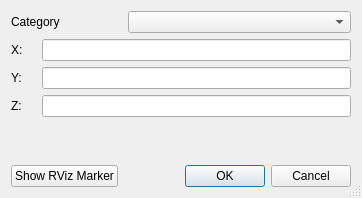
<?xml version="1.0" encoding="UTF-8"?>
<ui version="4.0">
 <class>Dialog</class>
 <widget class="QDialog" name="Dialog">
  <property name="geometry">
   <rect>
    <x>0</x>
    <y>0</y>
    <width>362</width>
    <height>198</height>
   </rect>
  </property>
  <property name="windowTitle">
   <string>Refine Artifact</string>
  </property>
  <property name="sizeGripEnabled">
   <bool>true</bool>
  </property>
  <layout class="QGridLayout" name="gridLayout_3">
   <item row="0" column="0">
    <layout class="QVBoxLayout" name="verticalLayout">
     <item>
      <layout class="QHBoxLayout" name="horizontalLayout" stretch="1,2">
       <item>
        <widget class="QLabel" name="label_7">
         <property name="minimumSize">
          <size>
           <width>75</width>
           <height>0</height>
          </size>
         </property>
         <property name="text">
          <string>Category</string>
         </property>
        </widget>
       </item>
       <item>
        <widget class="QComboBox" name="categoryComboBox"/>
       </item>
      </layout>
     </item>
     <item>
      <layout class="QHBoxLayout" name="horizontalLayout_2">
       <item>
        <widget class="QLabel" name="label_2">
         <property name="minimumSize">
          <size>
           <width>25</width>
           <height>0</height>
          </size>
         </property>
         <property name="text">
          <string>X:</string>
         </property>
        </widget>
       </item>
       <item>
        <widget class="QLineEdit" name="xCoordEdit">
         <property name="alignment">
          <set>Qt::AlignRight|Qt::AlignTrailing|Qt::AlignVCenter</set>
         </property>
        </widget>
       </item>
      </layout>
     </item>
     <item>
      <layout class="QHBoxLayout" name="horizontalLayout_3">
       <item>
        <widget class="QLabel" name="label_4">
         <property name="minimumSize">
          <size>
           <width>25</width>
           <height>0</height>
          </size>
         </property>
         <property name="text">
          <string>Y:</string>
         </property>
        </widget>
       </item>
       <item>
        <widget class="QLineEdit" name="yCoordEdit">
         <property name="alignment">
          <set>Qt::AlignRight|Qt::AlignTrailing|Qt::AlignVCenter</set>
         </property>
        </widget>
       </item>
      </layout>
     </item>
     <item>
      <layout class="QHBoxLayout" name="horizontalLayout_4">
       <item>
        <widget class="QLabel" name="label_6">
         <property name="minimumSize">
          <size>
           <width>25</width>
           <height>0</height>
          </size>
         </property>
         <property name="text">
          <string>Z:</string>
         </property>
        </widget>
       </item>
       <item>
        <widget class="QLineEdit" name="zCoordEdit">
         <property name="alignment">
          <set>Qt::AlignRight|Qt::AlignTrailing|Qt::AlignVCenter</set>
         </property>
        </widget>
       </item>
      </layout>
     </item>
     <item>
      <layout class="QHBoxLayout" name="horizontalLayout_5">
       <item>
        <spacer name="verticalSpacer">
         <property name="orientation">
          <enum>Qt::Vertical</enum>
         </property>
         <property name="sizeHint" stdset="0">
          <size>
           <width>20</width>
           <height>40</height>
          </size>
         </property>
        </spacer>
       </item>
      </layout>
     </item>
     <item>
      <layout class="QHBoxLayout" name="horizontalLayout_6">
       <item>
        <widget class="QPushButton" name="showMarkerButton">
         <property name="text">
          <string>Show RViz Marker</string>
         </property>
         <property name="checkable">
          <bool>true</bool>
         </property>
        </widget>
       </item>
       <item>
        <widget class="QDialogButtonBox" name="buttonBox">
         <property name="orientation">
          <enum>Qt::Horizontal</enum>
         </property>
         <property name="standardButtons">
          <set>QDialogButtonBox::Cancel|QDialogButtonBox::Ok</set>
         </property>
        </widget>
       </item>
      </layout>
     </item>
    </layout>
   </item>
  </layout>
 </widget>
 <resources/>
 <connections>
  <connection>
   <sender>buttonBox</sender>
   <signal>accepted()</signal>
   <receiver>Dialog</receiver>
   <slot>accept()</slot>
   <hints>
    <hint type="sourcelabel">
     <x>248</x>
     <y>254</y>
    </hint>
    <hint type="destinationlabel">
     <x>157</x>
     <y>274</y>
    </hint>
   </hints>
  </connection>
  <connection>
   <sender>buttonBox</sender>
   <signal>rejected()</signal>
   <receiver>Dialog</receiver>
   <slot>reject()</slot>
   <hints>
    <hint type="sourcelabel">
     <x>316</x>
     <y>260</y>
    </hint>
    <hint type="destinationlabel">
     <x>286</x>
     <y>274</y>
    </hint>
   </hints>
  </connection>
 </connections>
</ui>
